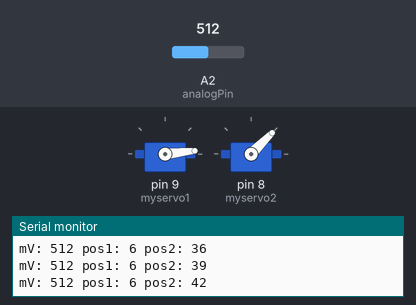
Bench run of a sketch on a simulated Arduino Uno, built with avr-gcc and run on an emulated ATmega328P. On the bench: 2 × servo, the last lines printed to the serial monitor. Inputs (shaded band) come from the test bench; at power-on: A2 (analogPin) = 512.

Above: at 4.26 s.
4.3 s: A2 (analogPin) set to 104
At 4.51 s:
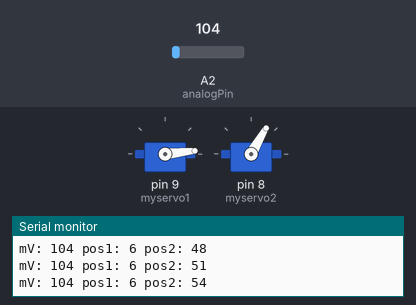
7.3 s: A2 (analogPin) set to 92
At 8.11 s:
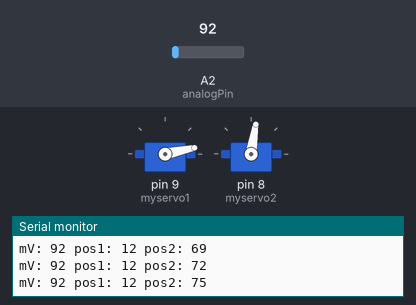
Timing chart, 0 to 24.4 s (numbered marks = the images above; inputs shaded):
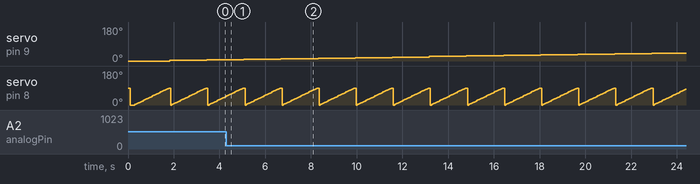

The sketch:

tracker2.ino
```cpp
#include <Servo.h>

#define wait 50

int elab = 0;
int array[8];
Servo myservo1, myservo2;
int analogPin = A2;
int maxVoltage = 0;
int optimalPos1 = 0;
int optimalPos2 = 0;

void setup() {
  myservo1.attach(9);
  myservo2.attach(8);
  Serial.begin(9600);
}

void loop() {
  myservo1.write(0);
  delay(100);  // Tempo utile per raggiungimento della posizione
  myservo2.write(0);
  delay(100);  // Tempo utile per raggiungimento della posizione
  for (int pos1 = 0; pos1 <= 90; pos1++) {
    int elab1 = pos1 * 3;
    myservo1.write(elab1);
    delay(wait);  // Tempo utile per raggiungimento della posizione
    for (int pos2 = 0; pos2 <= 30; pos2++) {
      elab++;
      int elab2 = pos2 * 3;
      myservo2.write(elab2);
      delay(wait);  // Tempo utile per raggiungimento della posizione
      int voltage = analogRead(analogPin);
      array[elab % 8] = voltage; // Salva il valore nell'array, sovrascrivendo il valore più vecchio
      bool Tolleranza = true;
      for (int i = 1; i < 8; i++) {
        if (abs(array[i] - array[i - 1]) > 10) { // Controlla la differenza tra i valori consecutivi
          Tolleranza = false;
          break;
        }
      }
      if (Tolleranza) { // Se tutti i valori sono entro la tolleranza, considera questo come il massimo
        if (voltage > maxVoltage) {
          maxVoltage = voltage;
          optimalPos1 = elab1;
          optimalPos2 = elab2;
        }
      }
      Serial.println(" ");
      Serial.print("mV: ");
      Serial.print(voltage);
      Serial.print(" pos1: ");
      Serial.print(elab1);
      Serial.print(" pos2: ");
      Serial.print(elab2);
    }
  }

  myservo1.write(optimalPos1);
  myservo2.write(optimalPos2);
  Serial.println(" ");
  Serial.print("Optimal Position 1: ");
  Serial.print(optimalPos1);
  Serial.print(", Optimal Position 2: ");
  Serial.print(optimalPos2);
  Serial.print(", Max Voltage: ");
  Serial.println(maxVoltage);

  delay(1200000);
}
```

Measured:
- the behaviour switches between 100 and 99 on A2 (analogPin) (found by bisection; images 1 and 2)
- by itself, servo on pin 8 (myservo2): ramps from 0° to 90° and jumps back, once every 1.6 s
